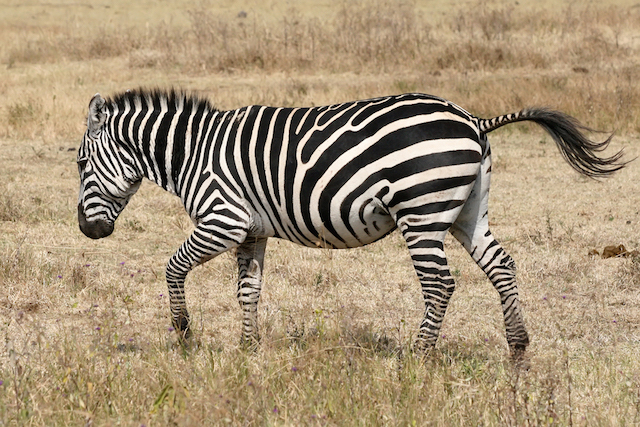
#> input picture Zebra_running_Ngorongoro.jpg, 640 x 427 px, found by its file name
$ jupyter execute --allow-errors Gabor.ipynb   (shell and % lines are left out)   (Python 2 division)
#> lines starting #> are read from the running program, lines starting #| are printed output that depends on the picture
If you find any bugs in this ipython notebook, please contact sli97@jhu.edu
If there's an error say "something is undefined", please run the cell that contains the definition or use "menu -> cell -> run all above"

Original notebook by Weichao Qiu, modified by Donald Li

# Initialization

[cell 1]
# Import python library for this notebook
import numpy as np # fundamental package for scientific computing
import matplotlib.pyplot as plt # package for plot function

# show figures inline

def myimshow(I, **kwargs):
    # utility function to show image
    plt.figure();
    plt.axis('off')
    plt.imshow(I, cmap=plt.gray(), **kwargs)

# Generate sinusoid stimuli

Sinusoid $ I(\mathbf{x}) = A \cos(\mathbf{\omega} \mathbf{x} + \rho) $

$ A $ is the amplitude, $ \rho $ is the phase, and $ \mathbf{\omega} $ is the frequency.

[cell 2]
def genSinusoid(sz, A, omega, rho):
    # Generate Sinusoid grating
    # sz: size of generated image (width, height)
    radius = (int(sz[0]/2.0), int(sz[1]/2.0))
    [x, y] = np.meshgrid(range(-radius[0], radius[0]+1), range(-radius[1], radius[1]+1)) # a BUG is fixed in this line

    stimuli = A * np.cos(omega[0] * x  + omega[1] * y + rho)
    return stimuli

theta = np.pi/4
omega = [np.cos(theta), np.sin(theta)]
sinusoidParam = {'A':1, 'omega':omega, 'rho':np.pi/2, 'sz':(32,32)}
myimshow(genSinusoid(**sinusoidParam))
# ** is a special syntax in python, which enables passing a key-value dictionary as parameter

# Generate gabor filter
A general type of Gabor filter[1] can be defined:
$$ g(x,y;\lambda,\theta,\psi,\sigma,\gamma) = \exp\left(-\frac{x'^2+\gamma^2y'^2}{2\sigma^2}\right)\exp\left(i\left(2\pi\frac{x'}{\lambda}+\psi\right)\right) $$
[1] https://en.wikipedia.org/wiki/Gabor_filter

Here we implement a type of Gabor filter which satisfies the neurophysiological constraints for simple cells:
$$ \psi (x; \omega, \theta, K) = \left[\frac{\omega^2}{ 4 \pi K^2} \exp  \{-(\omega^2/8K^2)[4(x\cdot(cos\theta, sin\theta))^2 + (x \cdot ( -sin \theta, cos \theta))^2]\} \right] \times \left[ \exp \{ iwx \cdot (cos\theta, sin\theta) \} exp(K^2/2) \right] $$

[cell 3]
def genGabor(sz, omega, theta, func=np.cos, K=np.pi):
    radius = (int(sz[0]/2.0), int(sz[1]/2.0))
    [x, y] = np.meshgrid(range(-radius[0], radius[0]+1), range(-radius[1], radius[1]+1))

    x1 = x * np.cos(theta) + y * np.sin(theta)
    y1 = -x * np.sin(theta) + y * np.cos(theta)

    gauss = omega**2 / (4*np.pi * K**2) * np.exp(- omega**2 / (8*K**2) * ( 4 * x1**2 + y1**2))
#     myimshow(gauss)
    sinusoid = func(omega * x1) * np.exp(K**2 / 2)
#     myimshow(sinusoid)
    gabor = gauss * sinusoid
    return gabor

g = genGabor((256,256), 0.3, np.pi/4, func=np.cos)
# change func to "cos", "sin" can generate sin gabor or cos gabor, here we pass a function name as a parameter
myimshow(g)
np.mean(g)

# Interactive: Gabor demo
If you evaluate the next cell in your computer, you can see an interactive demo like this.

**Drag the slider to change parameters, and see the change of gabor filter.**

[cell 4]
from IPython.html.widgets import interact, interactive, fixed
def demoGabor(theta, omega):
    myimshow(genGabor((128,128), omega, theta))
interact(demoGabor, theta=(0,np.pi,np.pi/4), omega=(0.1,1,0.1))
#> the sliders are set to theta = 1.5707963267948966, omega = 0.55

# Generate gabor filter bank

[cell 5]
theta = np.arange(0, np.pi, np.pi/4) # range of theta
omega = np.arange(0.02, 0.42, 0.1) # range of omega
params = [(t,o) for o in omega for t in theta]
sinFilterBank = []
cosFilterBank = []
gaborParams = []
for (theta, omega) in params:
    gaborParam = {'omega':omega, 'theta':theta, 'sz':(128, 128)}
    sinGabor = genGabor(func=np.sin, **gaborParam)
    cosGabor = genGabor(func=np.cos, **gaborParam)
    sinFilterBank.append(sinGabor)
    cosFilterBank.append(cosGabor)
    gaborParams.append(gaborParam)

plt.figure()
n = len(sinFilterBank)
for i in range(n):
    plt.subplot(4,4,i+1)
    # title(r'$\theta$={theta:.2f}$\omega$={omega}'.format(**gaborParams[i]))
    plt.axis('off'); plt.imshow(sinFilterBank[i])

plt.figure()
for i in range(n):
    plt.subplot(4,4,i+1)
    # title(r'$\theta$={theta:.2f}$\omega$={omega}'.format(**gaborParams[i]))
    plt.axis('off'); plt.imshow(cosFilterBank[i])
print gaborParam
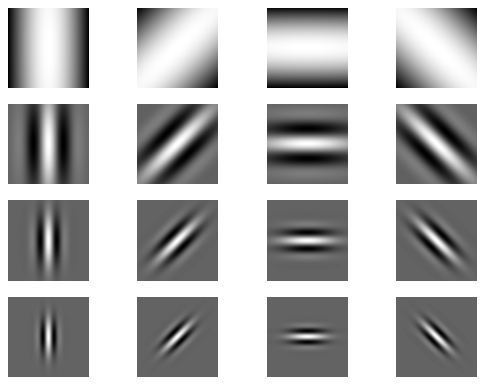
#> figure drawn by matplotlib, 16 panels

# Apply filter bank to zebra image

[cell 6]
from skimage.color import rgb2gray
from scipy.signal import convolve2d
zebra = rgb2gray(plt.imread('data/gabor/Zebra_running_Ngorongoro.jpg'))
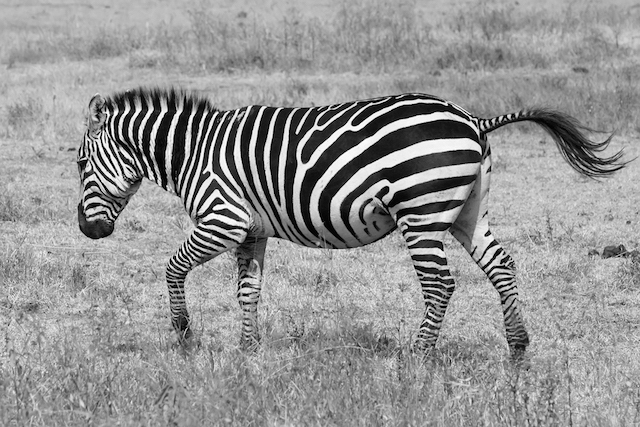
#> zebra: shape (427, 640) float64; min 0, max 1, mean 0.584
plt.figure(); myimshow(zebra)
sinGabor = sinFilterBank[14]
plt.figure(); myimshow(sinGabor)
res = convolve2d(zebra, sinGabor, mode='valid') # Will take about one minute
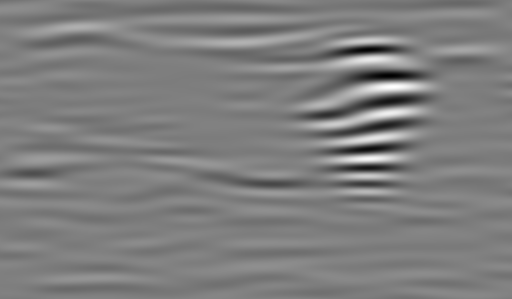
#> res: shape (299, 512) float64; min -18.82, max 18.97, mean -0.0225; drawn with min black and max white
plt.figure(); myimshow(res); # title('response') Book figure
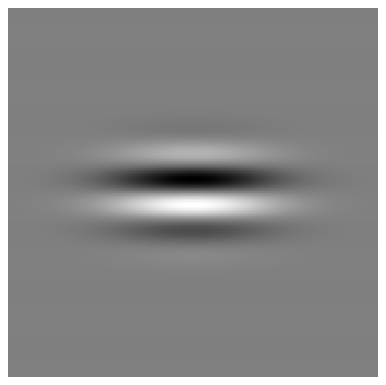
#> figure drawn by matplotlib, 1 panel

"Zebra running Ngorongoro" by Muhammad Mahdi Karim (www.micro2macro.net)

For examples of filters applied to texture processing see: http://scikit-image.org/docs/dev/auto_examples/plot_gabor.html

# Homework 3.1
Apply Gabor filters to the zebra image. Adjust the frequency and orientation of the Gabors to find the horizontal and vertical stripes. Plot the output. Can you also find Gabors that respond to the legs?

# Quadrature pair, simple/complex cell

[cell 7]
theta = np.pi
sinGabor = genGabor((129,129), 0.4, theta, np.sin)
cosGabor = genGabor((129,129), 0.4, theta, np.cos)
plt.figure();
plt.subplot(121); plt.axis('off'); plt.imshow(sinGabor, vmin=-0.2, vmax=0.2)
plt.subplot(122); plt.axis('off'); plt.imshow(cosGabor, vmin=-0.2, vmax=0.2)

theta = np.pi/4
sinusoid = genSinusoid((256,256), 1, (omega*np.sin(theta), omega*np.cos(theta)), 0)
plt.figure(); myimshow(sinusoid); plt.title('Stimuli')

response = convolve2d(sinusoid, sinGabor, mode='valid')
response2 = convolve2d(sinusoid, cosGabor, mode='valid')

plt.figure();
plt.subplot(121); plt.imshow(response, vmin=0); plt.title('Response of sin gabor(simple cell)')
plt.subplot(122); plt.imshow(response**2 + response2**2, vmin=0); plt.title('Resp. of complex cell')
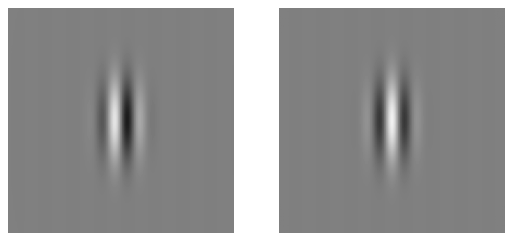
#> figure drawn by matplotlib, 2 panels
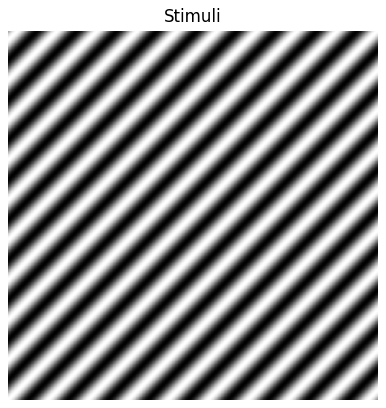
#> figure drawn by matplotlib, 1 panel
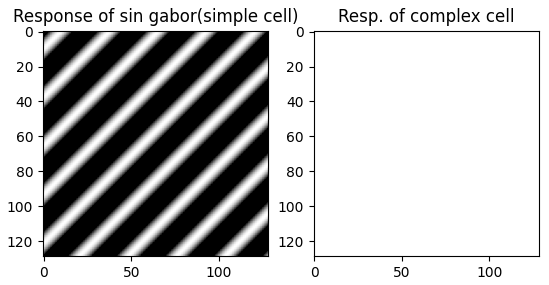
#> figure drawn by matplotlib, 2 panels

# Homework 3.2: Find parameter of an unknown gabor filter
Find the tuning curve of an idealized neuron by measuring its response to different sinusoids. The neuron is a Gabor function so you need to find its preferred orientation and phase. Use equations from _Slide: [SimpleCellsVisualCortex](https://cs.jhu.edu/~ayuille/JHUcourses/ProbabilisticModelsOfVisualCognition2017/Lecture3SimpleCells/SimpleCellsVisualCortex.pdf) - The Tuning of Gabor Filters _ if you want.

[cell 8]
import pickle
# The parameter of this gabor(cell) is unknown
# Try to find its parameter:
#> (the rest of this cell did not finish here and is left out)

# Demo: Gaussian, Laplacian of Gaussian

[cell 9]
# Utility function to plot 3D surface
def surf(X, Y, Z, **kargs):
    # Plot 3D data as surface, similar to surf(X,Y,Z) of http://www.mathworks.com/help/matlab/ref/surf.html
    from mpl_toolkits.mplot3d import Axes3D
    fig = plt.figure()
    ax = fig.add_subplot(111, projection='3d')
    ax.plot_surface(X, Y, Z, **kargs)

sigma = 20
from mpl_toolkits.mplot3d import Axes3D

[X, Y] = np.meshgrid(np.arange(-100, 101), np.arange(-100, 101))
Z = 1/(np.sqrt(2.0 * np.pi) * sigma) * np.exp(-(X**2+Y**2)/(2.0*sigma**2))

dx = np.roll(Z, 1, axis=1) - Z
dx2 = np.roll(dx, 1, axis=1) - dx

dy = np.roll(Z, 1, axis=0) - Z
dy2 = np.roll(dy, 1, axis=0) - dy

LoG = -(dx2+dy2)

surf(X, Y, Z, alpha=0.3)
# title('Gaussian')

surf(X, Y, dx + dy, alpha=0.3)
# title('First order derivative')

surf(X, Y, LoG, alpha=0.3)
# title('Second order derivative (Laplacian of Gaussian)')
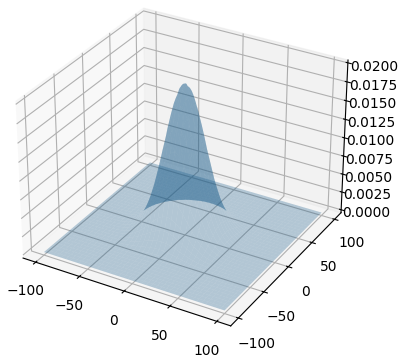
#> figure drawn by matplotlib, 1 panel
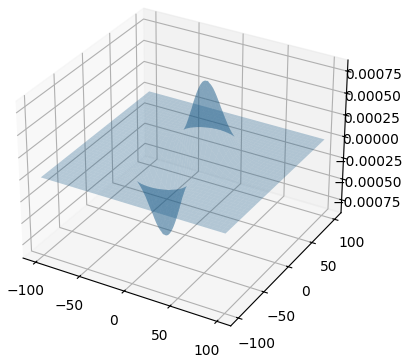
#> figure drawn by matplotlib, 1 panel
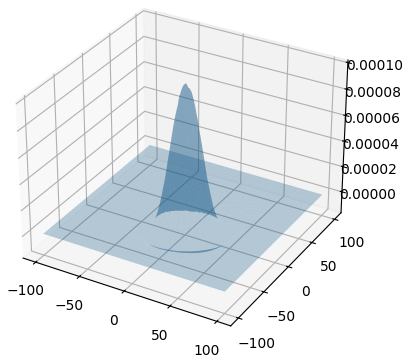
#> figure drawn by matplotlib, 1 panel
